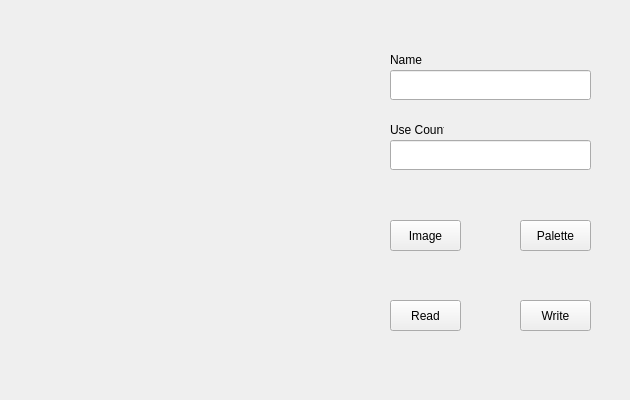
<?xml version="1.0" encoding="UTF-8"?>
<ui version="4.0">
 <class>ToolSkin</class>
 <widget class="QWidget" name="ToolSkin">
  <property name="geometry">
   <rect>
    <x>0</x>
    <y>0</y>
    <width>630</width>
    <height>400</height>
   </rect>
  </property>
  <property name="windowTitle">
   <string>ToolSkin</string>
  </property>
  <widget class="QLabel" name="pixLabel">
   <property name="geometry">
    <rect>
     <x>40</x>
     <y>50</y>
     <width>300</width>
     <height>300</height>
    </rect>
   </property>
   <property name="text">
    <string/>
   </property>
  </widget>
  <widget class="QLabel" name="label_2">
   <property name="geometry">
    <rect>
     <x>390</x>
     <y>50</y>
     <width>54</width>
     <height>20</height>
    </rect>
   </property>
   <property name="text">
    <string>Name</string>
   </property>
  </widget>
  <widget class="QLineEdit" name="nameLineEdit">
   <property name="geometry">
    <rect>
     <x>390</x>
     <y>70</y>
     <width>201</width>
     <height>30</height>
    </rect>
   </property>
  </widget>
  <widget class="QLabel" name="label_3">
   <property name="geometry">
    <rect>
     <x>390</x>
     <y>120</y>
     <width>54</width>
     <height>20</height>
    </rect>
   </property>
   <property name="text">
    <string>Use Count</string>
   </property>
  </widget>
  <widget class="QLineEdit" name="countLineEdit">
   <property name="geometry">
    <rect>
     <x>390</x>
     <y>140</y>
     <width>201</width>
     <height>30</height>
    </rect>
   </property>
  </widget>
  <widget class="QPushButton" name="readButton">
   <property name="geometry">
    <rect>
     <x>390</x>
     <y>300</y>
     <width>71</width>
     <height>31</height>
    </rect>
   </property>
   <property name="text">
    <string>Read</string>
   </property>
  </widget>
  <widget class="QPushButton" name="writeButton">
   <property name="geometry">
    <rect>
     <x>520</x>
     <y>300</y>
     <width>71</width>
     <height>31</height>
    </rect>
   </property>
   <property name="text">
    <string>Write</string>
   </property>
  </widget>
  <widget class="QPushButton" name="localButton">
   <property name="geometry">
    <rect>
     <x>390</x>
     <y>220</y>
     <width>71</width>
     <height>31</height>
    </rect>
   </property>
   <property name="text">
    <string>Image</string>
   </property>
  </widget>
  <widget class="QPushButton" name="paletteButton">
   <property name="geometry">
    <rect>
     <x>520</x>
     <y>220</y>
     <width>71</width>
     <height>31</height>
    </rect>
   </property>
   <property name="text">
    <string>Palette</string>
   </property>
  </widget>
 </widget>
 <resources/>
 <connections/>
</ui>
